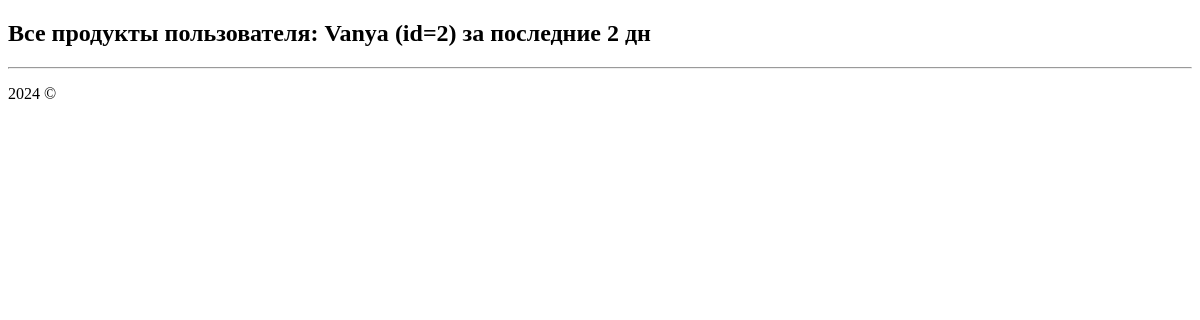
The app's page /shop/client_products_sorted/2/2/, older data.
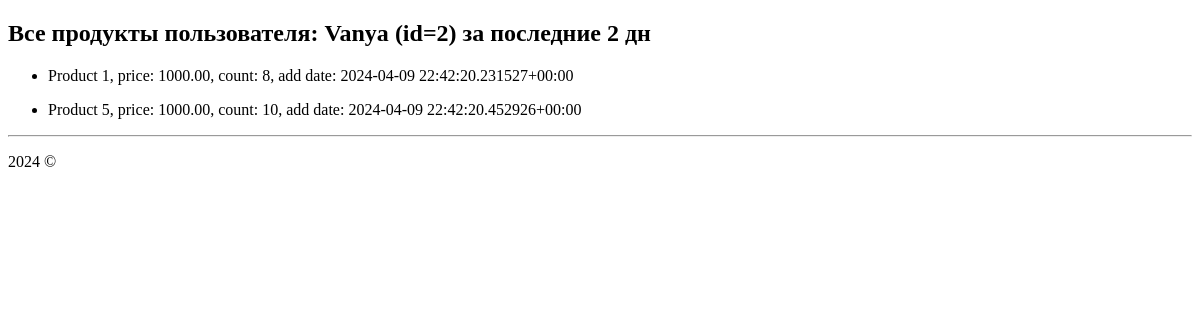
The same page, newer data.
### myapp2/models.py (models this page shows)
class Product(models.Model):
    title = models.CharField(max_length=100)
    description = models.TextField()
    price = models.DecimalField(max_digits=10, decimal_places=2)
    count = models.IntegerField()
    add_date = models.DateTimeField(auto_now_add=True)
    image_product = models.ImageField(upload_to="images/")
    def __str__(self) -> str:
        return (f'{self.title}, price: {self.price}, count: {self.count}, add date: {self.add_date}')

### myapp2/views.py (the view)
# urls.py: path('client_products_sorted/<int:id_client>/<int:days>/', views.client_products_sorted,
def client_products_sorted(request, id_client: int, days: int):
    product_set = []
    now = datetime.now()
    before = now - timedelta(days=days)
    client = Client.objects.filter(pk=id_client).first()
    orders = Order.objects.filter(client=client, order_date__range=(before, now)).all()
    for order in orders:
        products = order.product.all()
        for product in products:
            if product not in product_set:
                product_set.append(product)
    return render(request, 'myapp2/client_all_products_from_orders.html',
                  {'client': client, 'product_set': product_set, 'days': days})

### myapp2/templates/myapp2/client_all_products_from_orders.html (shortened to what this page needs)
{% extends 'myapp2/base.html' %}
{% block content %}
<h2>Все продукты пользователя: {{ client.name }} (id={{ client.id}}) за последние {{ days }} дн</h2>
{% for product in product_set %}
<ul>
    <li>
        {{ product }}
    </li>
</ul>
{% endfor %}
{% endblock %}

Row changes from the older to the newer data that the page shows:
added Product: title+price+count "Product 1, price: 1000.00, count: 8, add date: 2024-04-09 22:42:20.231527+00:00"
added Product: title+price+count "Product 5, price: 1000.00, count: 10, add date: 2024-04-09 22:42:20.452926+00:00"
